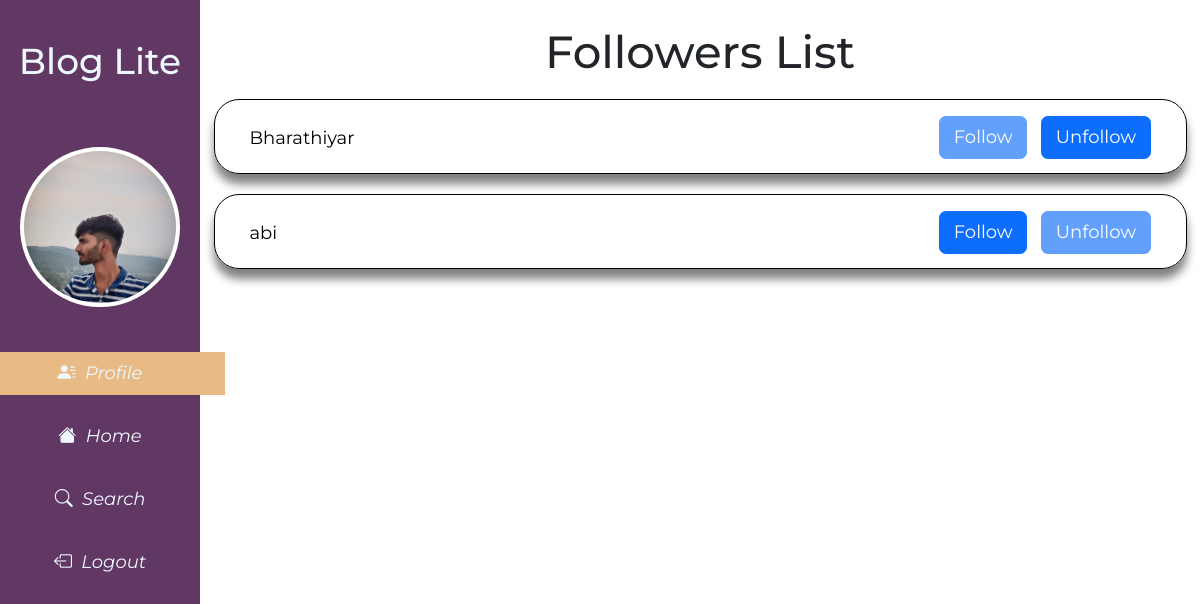
/followers/ranjith_2803, run on the app's committed database.
### app.py (models this page shows)
class User(db.Model):
    user_id = db.Column(db.Integer,autoincrement=True,primary_key=True)
    user_name = db.Column(db.String,unique=True,nullable=False)
    password = db.Column(db.String,nullable=False)
    profile_pic = db.Column(db.String,nullable=False)
    blogs = db.relationship('Blog',backref='owner')

### app.py (the view, shortened to what this page needs)
@app.route('/followers/<username>')
def followers(username):
    curr_user_obj = User.query.filter_by(user_name=username).first()
    followers_list = Follwer.query.filter_by(network_y=curr_user_obj.user_id).all()
    var_req = request.args.get('req','None')
    res = []
    for obj in followers_list:
        temp = Follwer.query.filter_by(network_x=curr_user_obj.user_id,network_y=obj.network_x).first()
        friend_obj = User.query.filter_by(user_id=obj.network_x).first()
        if temp != None:
            res.append((friend_obj,1))
        else:
            res.append((friend_obj,0))
    return render_template('follwers.html',user_name=username,user_list=res,profile_pic = curr_user_obj.profile_pic)

### templates/follwers.html (shortened to what this page needs)
<!DOCTYPE html>
<html lang="en">
<head>
    <link href="https://cdn.jsdelivr.net/npm/bootstrap@5.2.3/dist/css/bootstrap.min.css" rel="stylesheet"
>
    <link rel="stylesheet" href="https://cdn.jsdelivr.net/npm/bootstrap-icons@1.10.2/font/bootstrap-icons.css">
    <link rel="stylesheet" href="{{url_for('static',filename='main.css')}}">
    <link rel="stylesheet" href="{{url_for('static',filename='search.css')}}">
</head>
<body>
    <div class="container-fluid">
        <div class="row">
            <nav id="left" class="col-2">
                <div class="heading">
                    <h2>Blog Lite</h2>
                </div>
                <div>
                    <img src="/{{profile_pic}}"/>
                </div>
                <a href="/profile/{{user_name}}" class="active"><i class="bi bi-person-lines-fill">&nbsp;&nbsp;Profile</i></a>
                <a href="/myfeed/{{user_name}}"><i class="bi bi-house-fill">&nbsp;&nbsp;Home</i></a>
                <a href="/search/{{user_name}}"><i class="bi bi-search">&nbsp;&nbsp;Search</i></a>
                <a href="/"><i class="bi bi-box-arrow-left">&nbsp;&nbsp;Logout</i></a>
            </nav>
            <div id="right" class="col-10">
                <strong><h1>Followers List</h1></strong>
                {%if user_list|length != 0%}
                {%for i in user_list%}
                {%if i[1] == 1%}
                    <div class="post">
                        <div class="user">
                            <a href="/friend_profile/{{user_name}}/{{i[0].user_name}}">{{i[0].user_name}}</a>
                        </div>
                        <div class="request">
                            <button type="submit" id="follow" class="btn btn-primary req-active" disabled><a href="/followers/{{user_name}}?req=1&friend={{i[0].user_name}}" class="text-col">Follow</a></button>&nbsp;&nbsp;
                            <button type="submit" id="follow" class="btn btn-primary"><a href="/followers/{{user_name}}?req=0&friend={{i[0].user_name}}" class="text-col">Unfollow</a></button>
                        </div>
                    </div>
                {%else%}
                    <div class="post">
                        <div class="user">
                            <a href="/friend_profile/{{user_name}}/{{i[0].user_name}}">{{i[0].user_name}}</a>
                        </div>
                        <div class="request">
                            <button type="submit" id="follow" class="btn btn-primary"><a href="/followers/{{user_name}}?req=1&friend={{i[0].user_name}}" class="text-col">Follow</a></button>&nbsp;&nbsp;
                            <button type="submit" id="follow" class="btn btn-primary req-active" disabled><a href="/followers/{{user_name}}?req=0&friend={{i[0].user_name}}" class="text-col">Unfollow</a></button>
                        </div>
                    </div>
                {%endif%}
                {%endfor%}
                {%else%}
                <div class="col-12 default-following">
                    No Friend is following
                </div>
                {%endif%}
            </div>
        </div>
    </div>
</body>
</html>

### static/main.css (style rules this page uses)
* { font-family: 'Montserrat', sans-serif; font-size: large; }
.active { background-color: rgb(232, 187, 134); }
.container-fluid { height: 100vh; display: grid; overflow: hidden; }
#left { padding: 15px 0px; color: aliceblue; background-color: #613864; display: flex; flex-direction: column; gap:20px; align-items: center; }
a { color: black; text-decoration: none; display: block; }
#left > a { padding: 8px; display: grid; place-items: center; color: aliceblue; width: 250px; }
img { margin-top: 25px; margin-bottom: 25px; background-color: white; border: 4px solid white; border-radius: 50%; height: 160px; width: 160px; }
.heading { margin-top: 25px; margin-bottom: 10px; }

### static/search.css (style rules this page uses)
#right { height:100vh; overflow-y: scroll; scrollbar-width: 0; }
.post { margin-top: 20px; height:75px; border-radius: 25px; padding:10px; border: 0.5px solid black; box-shadow: 0px 10px 10px grey; }
.user { float: left; margin-left: 25px; margin-top:15px; }
.request { float: right; margin-right: 25px; margin-top:6px; }
.text-col { color: white; }
.req-active { color:black; background-color: white; border-color: black; }
h1 { text-align: center; margin-top: 25px; }

### data on the page
User: profile_pic (picture)
User: user_name "Bharathiyar"
User: user_name "abi"
